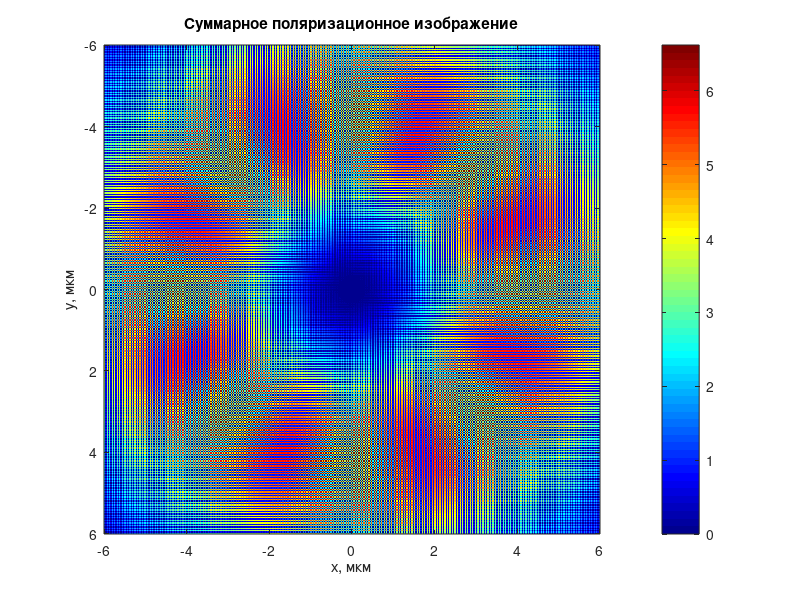

Source code (MATLAB):
% Параметры
n = 1; % Порядок векторной моды
phi0 = 0; % Начальный угол поворота моды
omega = 6; % Ширина моды
noise_level = 0.0; % Уровень шума (сигнал/шум)
threshold = 1.0; % Порог зашкаливания

% Размер изображения
size_img = 300;
[x, y] = meshgrid(linspace(-omega, omega, size_img), linspace(-omega, omega, size_img));

% Радиус
r = sqrt(x.^2 + y.^2);

% Азимутальный угол
phi = atan2(y, x);

% Компоненты напряженности электрического поля
Ex = r .* exp(-r.^2 / omega^2) .* cos(n * (phi - phi0));
Ey = r .* exp(-r.^2 / omega^2) .* sin(n * (phi - phi0));

% Поляризационные изображения
images = zeros(size_img, size_img, 4);

% Углы поляризатора
theta_values = [0, pi/2, pi/4, -pi/4];

for i = 1:4
    theta = theta_values(i);
    if theta == 0
        images(:, :, i) = Ex.^2;
    elseif theta == pi/2
        images(:, :, i) = Ey.^2;
    else
		Ex_out = Ex .* cos(theta)^2 - Ey .* cos(theta) * sin(theta);
		Ey_out = -Ex .* cos(theta) * sin(theta) + Ey .* sin(theta)^2;
        images(:, :, i) = Ex_out.^2 + Ey_out.^2;
    end
end

% Добавление шума
images = images + noise_level * randn(size(images));

% Зашкаливание
max_intensity = max(images(:));
images(images > threshold * max_intensity) = threshold * max_intensity;

% Создание суммарного изображения
final_image = zeros(size_img * 2, size_img * 2);
final_image(1:2:end, 1:2:end) = images(:, :, 1);
final_image(2:2:end, 2:2:end) = images(:, :, 2);
final_image(2:2:end, 1:2:end) = images(:, :, 3);
final_image(1:2:end, 2:2:end) = images(:, :, 4);

% Отображение суммарного изображения
imagesc(linspace(-omega, omega, size_img * 2), linspace(-omega, omega, size_img * 2), final_image);
colormap(jet);
colorbar;
title('Суммарное поляризационное изображение');

% Добавление подписей осей
xlabel('x, мкм');
ylabel('y, мкм');